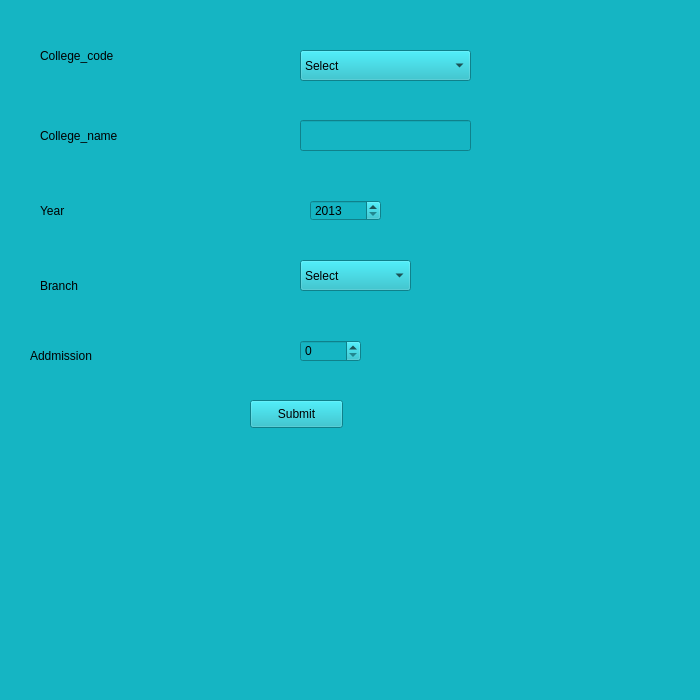
<?xml version="1.0" encoding="UTF-8"?>
<ui version="4.0">
 <class>admission</class>
 <widget class="QMainWindow" name="admission">
  <property name="geometry">
   <rect>
    <x>0</x>
    <y>0</y>
    <width>700</width>
    <height>700</height>
   </rect>
  </property>
  <property name="maximumSize">
   <size>
    <width>700</width>
    <height>700</height>
   </size>
  </property>
  <property name="windowTitle">
   <string>admission</string>
  </property>
  <property name="styleSheet">
   <string notr="true">background-color: rgb(21, 181, 195);</string>
  </property>
  <widget class="QWidget" name="centralwidget">
   <widget class="QLabel" name="label">
    <property name="geometry">
     <rect>
      <x>40</x>
      <y>40</y>
      <width>141</width>
      <height>31</height>
     </rect>
    </property>
    <property name="styleSheet">
     <string notr="true">font: 12pt &quot;MS Shell Dlg 2&quot;;
font: 12pt &quot;MS Shell Dlg 2&quot;;</string>
    </property>
    <property name="text">
     <string>College_code</string>
    </property>
   </widget>
   <widget class="QLabel" name="label_2">
    <property name="geometry">
     <rect>
      <x>40</x>
      <y>120</y>
      <width>131</width>
      <height>31</height>
     </rect>
    </property>
    <property name="styleSheet">
     <string notr="true">font: 12pt &quot;MS Shell Dlg 2&quot;;</string>
    </property>
    <property name="text">
     <string>College_name</string>
    </property>
   </widget>
   <widget class="QLabel" name="label_3">
    <property name="geometry">
     <rect>
      <x>40</x>
      <y>200</y>
      <width>55</width>
      <height>21</height>
     </rect>
    </property>
    <property name="styleSheet">
     <string notr="true">font: 12pt &quot;MS Shell Dlg 2&quot;;</string>
    </property>
    <property name="text">
     <string>Year</string>
    </property>
   </widget>
   <widget class="QLabel" name="label_4">
    <property name="geometry">
     <rect>
      <x>30</x>
      <y>340</y>
      <width>111</width>
      <height>31</height>
     </rect>
    </property>
    <property name="styleSheet">
     <string notr="true">font: 12pt &quot;MS Shell Dlg 2&quot;;</string>
    </property>
    <property name="text">
     <string>Addmission</string>
    </property>
   </widget>
   <widget class="QSpinBox" name="passbox">
    <property name="geometry">
     <rect>
      <x>300</x>
      <y>340</y>
      <width>61</width>
      <height>22</height>
     </rect>
    </property>
    <property name="styleSheet">
     <string notr="true">font: 12pt &quot;MS Shell Dlg 2&quot;;</string>
    </property>
    <property name="minimum">
     <number>0</number>
    </property>
    <property name="maximum">
     <number>1000</number>
    </property>
   </widget>
   <widget class="QComboBox" name="cmbcode">
    <property name="geometry">
     <rect>
      <x>300</x>
      <y>50</y>
      <width>171</width>
      <height>31</height>
     </rect>
    </property>
    <property name="styleSheet">
     <string notr="true">font: 12pt &quot;MS Shell Dlg 2&quot;;</string>
    </property>
    <item>
     <property name="text">
      <string>Select</string>
     </property>
    </item>
   </widget>
   <widget class="QLineEdit" name="lblname">
    <property name="geometry">
     <rect>
      <x>300</x>
      <y>120</y>
      <width>171</width>
      <height>31</height>
     </rect>
    </property>
    <property name="styleSheet">
     <string notr="true">font: 12pt &quot;MS Shell Dlg 2&quot;;</string>
    </property>
   </widget>
   <widget class="QSpinBox" name="yearbox">
    <property name="geometry">
     <rect>
      <x>310</x>
      <y>200</y>
      <width>71</width>
      <height>21</height>
     </rect>
    </property>
    <property name="styleSheet">
     <string notr="true">font: 12pt &quot;MS Shell Dlg 2&quot;;</string>
    </property>
    <property name="minimum">
     <number>2013</number>
    </property>
    <property name="maximum">
     <number>2018</number>
    </property>
   </widget>
   <widget class="QPushButton" name="btnsubmit">
    <property name="geometry">
     <rect>
      <x>250</x>
      <y>400</y>
      <width>93</width>
      <height>28</height>
     </rect>
    </property>
    <property name="styleSheet">
     <string notr="true">font: 14pt &quot;MS Shell Dlg 2&quot;;</string>
    </property>
    <property name="text">
     <string>Submit</string>
    </property>
   </widget>
   <widget class="QComboBox" name="cmbbranch">
    <property name="geometry">
     <rect>
      <x>300</x>
      <y>260</y>
      <width>111</width>
      <height>31</height>
     </rect>
    </property>
    <property name="styleSheet">
     <string notr="true">font: 14pt &quot;MS Shell Dlg 2&quot;;</string>
    </property>
    <item>
     <property name="text">
      <string>Select</string>
     </property>
    </item>
   </widget>
   <widget class="QLabel" name="label_5">
    <property name="geometry">
     <rect>
      <x>40</x>
      <y>270</y>
      <width>71</width>
      <height>31</height>
     </rect>
    </property>
    <property name="styleSheet">
     <string notr="true">font: 12pt &quot;MS Shell Dlg 2&quot;;</string>
    </property>
    <property name="text">
     <string>Branch</string>
    </property>
   </widget>
  </widget>
  <widget class="QStatusBar" name="statusbar"/>
 </widget>
 <resources/>
 <connections/>
</ui>
